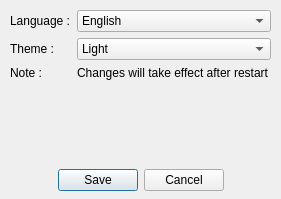
<?xml version="1.0" encoding="UTF-8"?>
<ui version="4.0">
 <class>Settings</class>
 <widget class="QDialog" name="Settings">
  <property name="geometry">
   <rect>
    <x>0</x>
    <y>0</y>
    <width>281</width>
    <height>199</height>
   </rect>
  </property>
  <property name="windowTitle">
   <string>Settings</string>
  </property>
  <widget class="QWidget" name="layoutWidget">
   <property name="geometry">
    <rect>
     <x>10</x>
     <y>10</y>
     <width>261</width>
     <height>181</height>
    </rect>
   </property>
   <layout class="QGridLayout" name="gridLayout">
    <item row="0" column="0">
     <layout class="QFormLayout" name="formLayout">
      <item row="0" column="0">
       <widget class="QLabel" name="languageLabel">
        <property name="text">
         <string>Language :</string>
        </property>
       </widget>
      </item>
      <item row="0" column="1">
       <widget class="QComboBox" name="languageComboBox">
        <property name="cursor">
         <cursorShape>PointingHandCursor</cursorShape>
        </property>
        <property name="currentIndex">
         <number>0</number>
        </property>
        <item>
         <property name="text">
          <string>English</string>
         </property>
        </item>
        <item>
         <property name="text">
          <string>French</string>
         </property>
        </item>
       </widget>
      </item>
      <item row="1" column="0">
       <widget class="QLabel" name="themeLabel">
        <property name="text">
         <string>Theme : </string>
        </property>
       </widget>
      </item>
      <item row="1" column="1">
       <widget class="QComboBox" name="themeComboBox">
        <property name="cursor">
         <cursorShape>PointingHandCursor</cursorShape>
        </property>
        <property name="currentIndex">
         <number>0</number>
        </property>
        <item>
         <property name="text">
          <string>Light</string>
         </property>
        </item>
        <item>
         <property name="text">
          <string>Dark Blue</string>
         </property>
        </item>
        <item>
         <property name="text">
          <string>Dark Orange</string>
         </property>
        </item>
       </widget>
      </item>
      <item row="2" column="0">
       <widget class="QLabel" name="label_2">
        <property name="text">
         <string>Note :</string>
        </property>
       </widget>
      </item>
      <item row="2" column="1">
       <widget class="QLabel" name="label">
        <property name="text">
         <string>Changes will take effect after restart</string>
        </property>
       </widget>
      </item>
     </layout>
    </item>
    <item row="1" column="0">
     <widget class="QDialogButtonBox" name="buttonBox">
      <property name="layoutDirection">
       <enum>Qt::LeftToRight</enum>
      </property>
      <property name="locale">
       <locale language="English" country="UnitedStates"/>
      </property>
      <property name="orientation">
       <enum>Qt::Horizontal</enum>
      </property>
      <property name="standardButtons">
       <set>QDialogButtonBox::Cancel|QDialogButtonBox::Save</set>
      </property>
      <property name="centerButtons">
       <bool>true</bool>
      </property>
     </widget>
    </item>
   </layout>
  </widget>
 </widget>
 <resources>
  <include location="PalmprintRegistration.qrc"/>
 </resources>
 <connections>
  <connection>
   <sender>buttonBox</sender>
   <signal>accepted()</signal>
   <receiver>Settings</receiver>
   <slot>accept()</slot>
   <hints>
    <hint type="sourcelabel">
     <x>248</x>
     <y>254</y>
    </hint>
    <hint type="destinationlabel">
     <x>157</x>
     <y>274</y>
    </hint>
   </hints>
  </connection>
  <connection>
   <sender>buttonBox</sender>
   <signal>rejected()</signal>
   <receiver>Settings</receiver>
   <slot>reject()</slot>
   <hints>
    <hint type="sourcelabel">
     <x>316</x>
     <y>260</y>
    </hint>
    <hint type="destinationlabel">
     <x>286</x>
     <y>274</y>
    </hint>
   </hints>
  </connection>
 </connections>
</ui>
